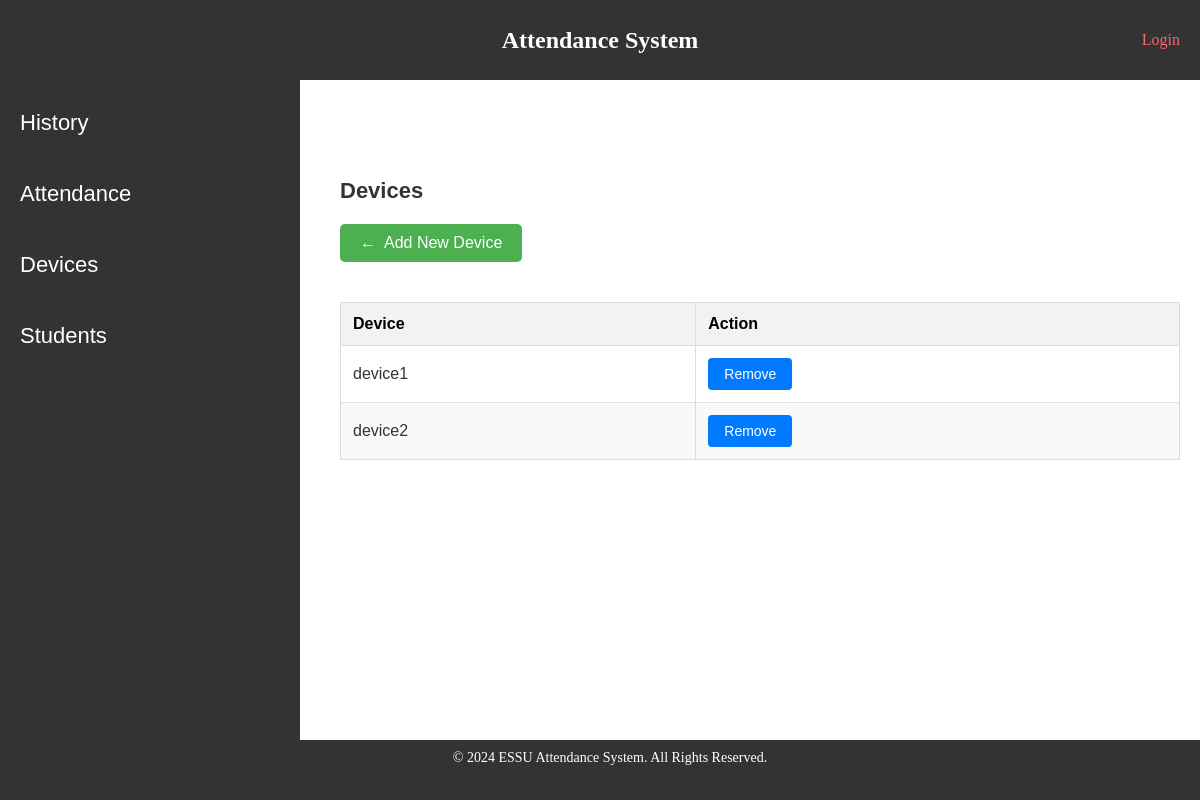
/devices/, run on an earlier commit of the app's database.
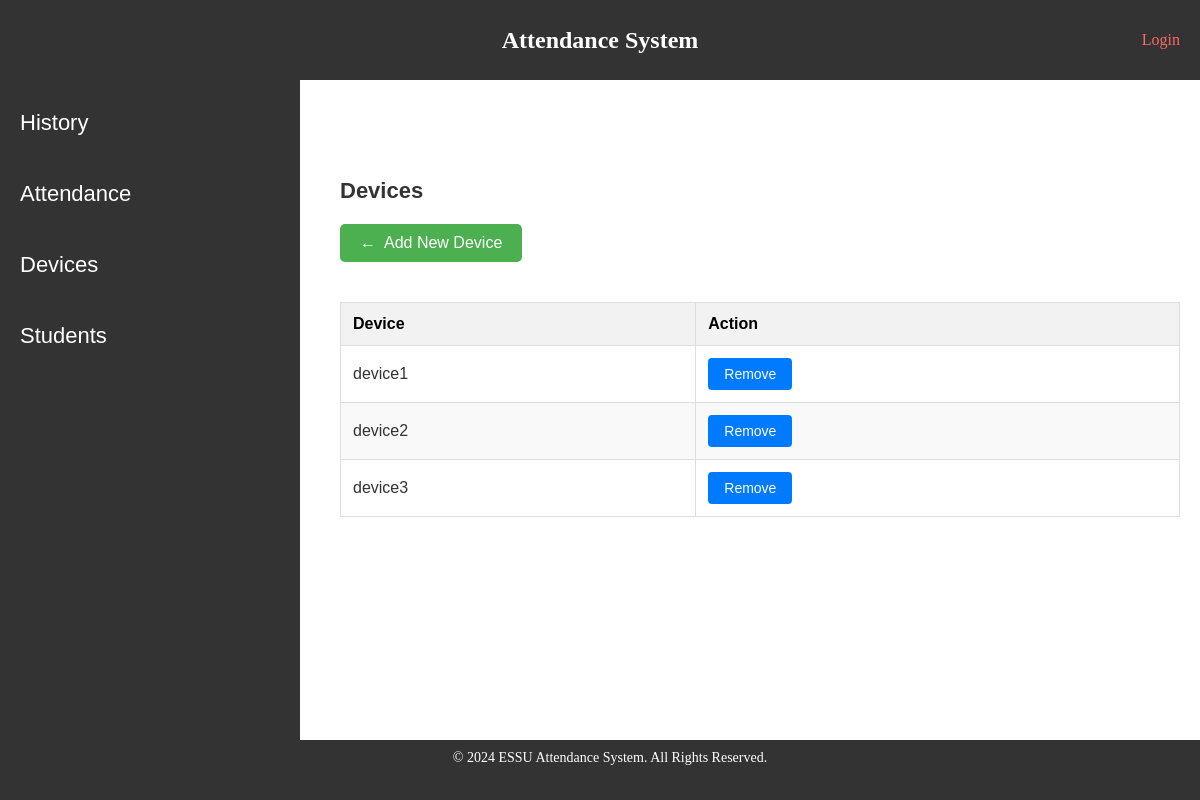
And on a later commit of the database.
### attendance_app/models.py (models this page shows, shortened)
class Device(models.Model):
    name = models.CharField(max_length=200, unique=True)
    token = models.ForeignKey(SecurityToken, on_delete=models.CASCADE)

### attendance_app/views.py (the view)
# urls.py: path("devices/",views.devices, name='devices'),
def devices(request):
    devices1 = Device.objects.all()
    return render(request, "attendance_app/devices.html",{"devices":devices1})

### attendance_app/templates/attendance_app/devices.html
{% extends "attendance_app/control_panel.html" %}
{% block content %}
    <h2 class="attendance_dashboard_h2">Devices</h2>
    <p>
        <a href="{% url 'add_device' %}" class="back-link">Add New Device</a>
    </p>
    <table class="table1">
        <thead>
            <tr>
                <th>Device</th>
                <th>Action</th>
            </tr>
        </thead>
        <tbody>
            {% for device in devices %}
            <tr>
                <td>{{device.name}}</td>
                <td><a href="{% url 'delete_device' device.id %}" class="view-btn">Remove</a></td>
            </tr>
            {% empty %}
            <tr>
                <td colspan="2">No devices</td>
            </tr>
            {% endfor %}
        </tbody>
    </table>
{% endblock content %}

What changed in the data, as far as the page shows it:
added Device: name "device3"
